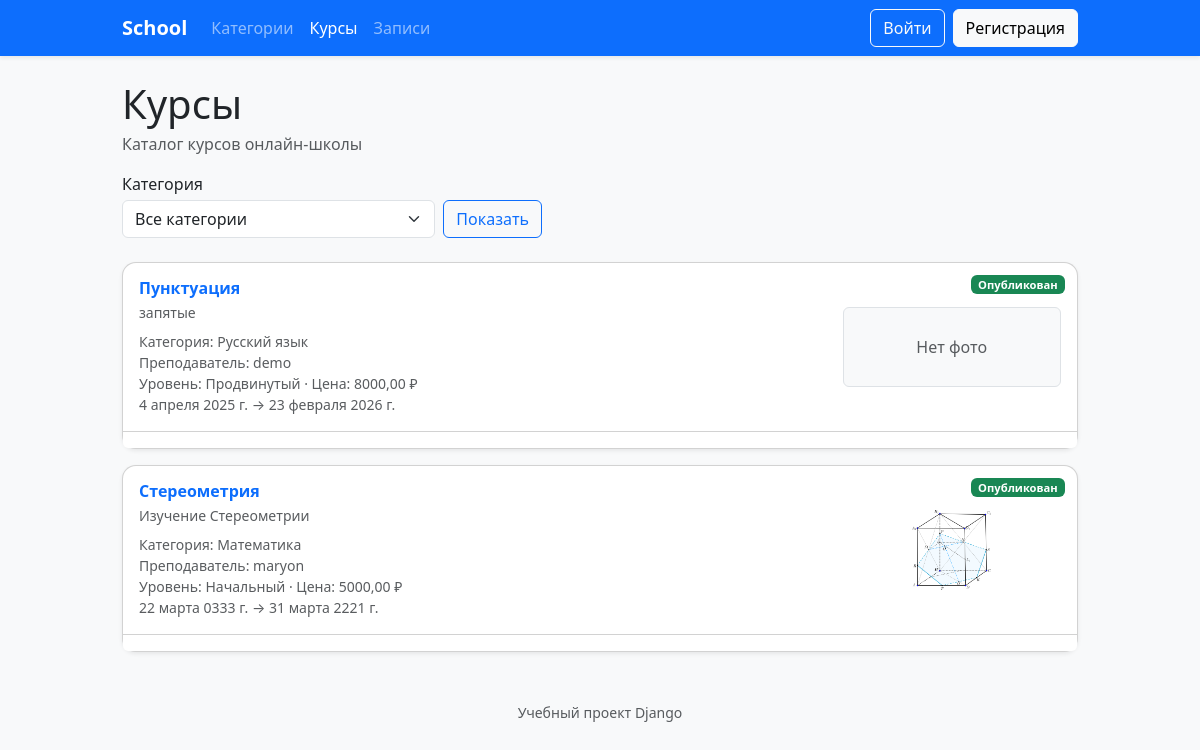
/, run on an earlier commit of the app's database.
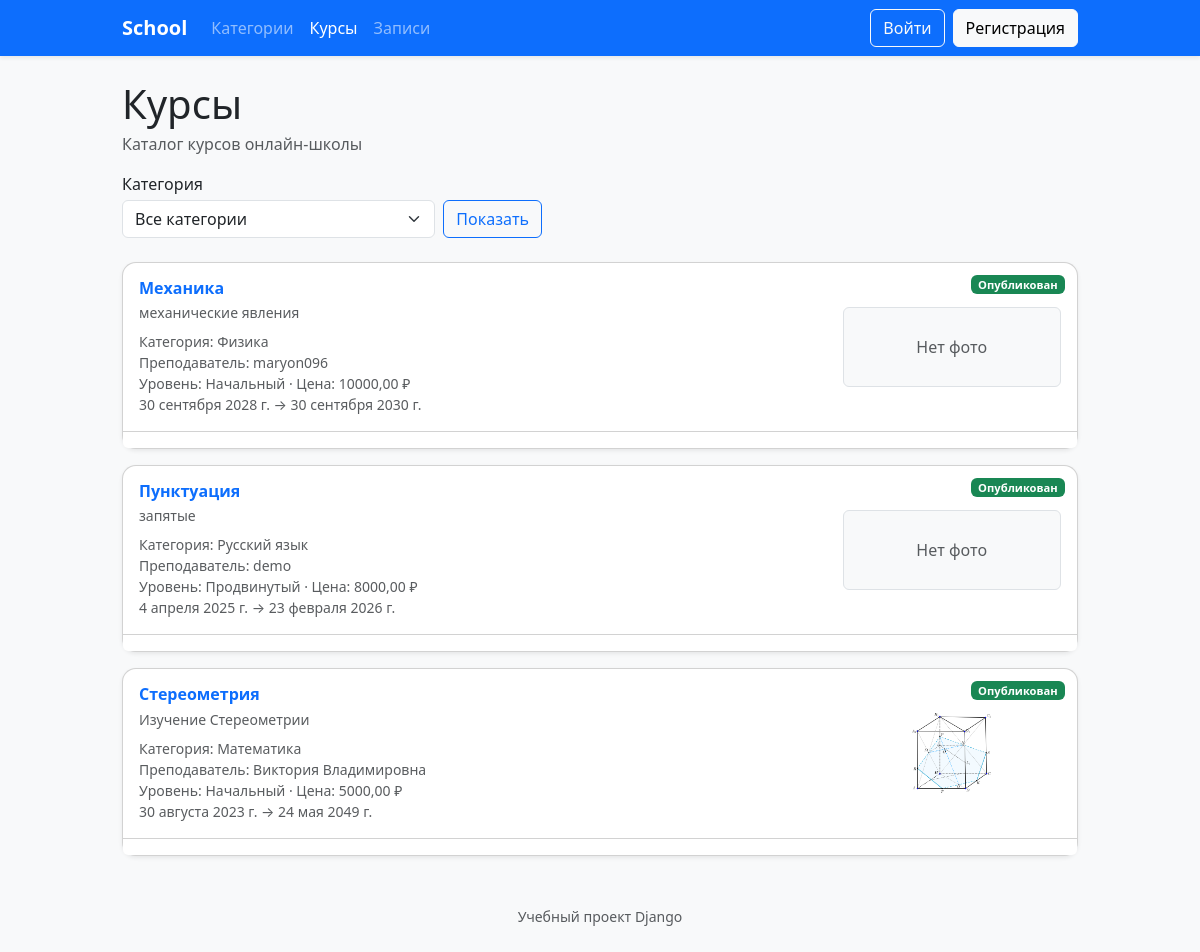
And on a later commit of the database.
### school/models.py (models this page shows, shortened)
class Course(models.Model):
    LEVEL_CHOICES = [
        ("beginner", "Начальный"),
        ("intermediate", "Средний"),
        ("advanced", "Продвинутый"),
    ]
    category = models.ForeignKey(
        Category,
        on_delete=models.CASCADE,
        verbose_name="Категория"
    )
    teacher = models.ForeignKey(
        User,
        on_delete=models.SET_NULL,
        null=True,
        verbose_name="Преподаватель"
    )
    title = models.CharField("Название курса", max_length=255)
    description = models.TextField("Описание")
    image = models.ImageField(
        "Обложка курса",
        upload_to="courses/",
        blank=True,
        null=True,
    )
    price = models.DecimalField("Цена", max_digits=8, decimal_places=2)
    level = models.CharField(
        "Уровень",
        max_length=20,
        choices=LEVEL_CHOICES,
        default="beginner",
    )
    start_date = models.DateField("Дата старта", default=timezone.now)
    end_date = models.DateField("Дата окончания", default=timezone.now)
    is_published = models.BooleanField("Опубликован", default=True)
    created_at = models.DateTimeField("Дата создания", auto_now_add=True)
    updated_at = models.DateTimeField("Дата обновления", auto_now=True)
    history = HistoricalRecords()
    class Meta:
        verbose_name = "Курс"
        verbose_name_plural = "Курсы"
        constraints = [
            models.UniqueConstraint(
                fields=["category", "title"],
                name="unique_course_title_per_category",
            )
        ]

class Category(models.Model):
    name = models.CharField("Название категории", max_length=255)
    description = models.TextField("Описание", blank=True)
    class Meta:
        verbose_name = "Категория курса"
        verbose_name_plural = "Категории курсов"

### school/views.py (the view)
# urls.py: path("", CourseListView.as_view(), name="course_list"),
class CourseListView(ListView):
    model = Course
    template_name = "school/course_list.html"
    context_object_name = "courses"
    paginate_by = 6
    def get_queryset(self):
        queryset = Course.objects.select_related("category", "teacher").order_by("-created_at")
        category_id = self.request.GET.get("category")
        if category_id:
            queryset = queryset.filter(category_id=category_id)
        return queryset
    def get_context_data(self, **kwargs):
        context = super().get_context_data(**kwargs)
        context["categories"] = Category.objects.order_by("name")
        context["selected_category"] = self.request.GET.get("category", "")
        return context

### school/templates/school/course_list.html (shortened to what this page needs)
{% extends "school/base.html" %}
{% block content %}
  <div class="d-flex justify-content-between align-items-center mb-3">
    <div>
      <h1 class="mb-1">Курсы</h1>
      <p class="text-muted mb-0">Каталог курсов онлайн-школы</p>
    </div>
  </div>
  <form class="row g-2 align-items-end mb-4" method="get">
    <div class="col-12 col-md-6 col-lg-4">
      <label class="form-label mb-1" for="category-filter">Категория</label>
      <select class="form-select" id="category-filter" name="category">
        <option value="">Все категории</option>
      </select>
    </div>
    <div class="col-12 col-md-auto">
      <button class="btn btn-outline-primary" type="submit">Показать</button>
    </div>
  </form>
  {% if courses %}
    <div class="row g-3">
      {% for course in courses %}
        <div class="col-12">
          <div class="card h-100 shadow-sm">
            <div class="card-body position-relative">
              <div class="row g-3 align-items-center">
                <div class="col-9">
                  <div class="d-flex justify-content-between align-items-start gap-2">
                    <h5 class="card-title mb-1 course-title">
                      <a class="stretched-link text-decoration-none" href="{% url 'school:course_detail' course.pk %}">
                        {{ course.title }}
                      </a>
                    </h5>
                  </div>
                  <p class="card-text text-muted mb-2 small">
                    {{ course.description|truncatechars:140 }}
                  </p>
                  <div class="text-muted small">
                    Категория: {{ course.category.name }}
                  </div>
                  <div class="text-muted small">
                    Преподаватель:
                    {{ course.teacher.get_full_name|default:course.teacher.username|default:"—" }}
                  </div>
                  <div class="text-muted small">
                    Уровень: {{ course.get_level_display }} · Цена: {{ course.price }} ₽
                  </div>
                  <div class="text-muted small">
                    {{ course.start_date }} → {{ course.end_date }}
                  </div>
                </div>
                <div class="col-3">
                  {% if course.image %}
                    <img
                      src="{{ course.image.url }}"
                      class="img-fluid rounded course-thumb"
                      alt="{{ course.title }}"
                    >
                  {% else %}
                    <div class="bg-light border rounded d-flex align-items-center justify-content-center text-muted course-thumb course-thumb--empty">
                      Нет фото
                    </div>
                  {% endif %}
                </div>
              </div>
              {% if course.is_published %}
                <span class="badge text-bg-success course-badge course-badge--corner">
                  Опубликован
                </span>
              {% else %}
                <span class="badge text-bg-secondary course-badge course-badge--corner">
                  Черновик
                </span>
              {% endif %}
            </div>
            <div class="card-footer bg-white d-flex gap-2">
            </div>
          </div>
        </div>
      {% endfor %}
    </div>
  {% else %}
    <div class="alert alert-info">
      Курсов пока нет. Добавьте первый курс.
    </div>
  {% endif %}
{% endblock %}

What changed in the data, as far as the page shows it:
added Course: title "Механика", description "механические явления", category.name "Физика", teacher.get_full_name "maryon096", level "Начальный", price "10000,00", start_date "30 сентября 2028 г.", end_date "30 сентября 2030 г.", image "Нет фото", is_published "Опубликован"
changed Course "Стереометрия": teacher.get_full_name "maryon" → "Виктория Владимировна"; start_date "22 марта 0333 г." → "30 августа 2023 г."; end_date "31 марта 2221 г." → "24 мая 2049 г."
